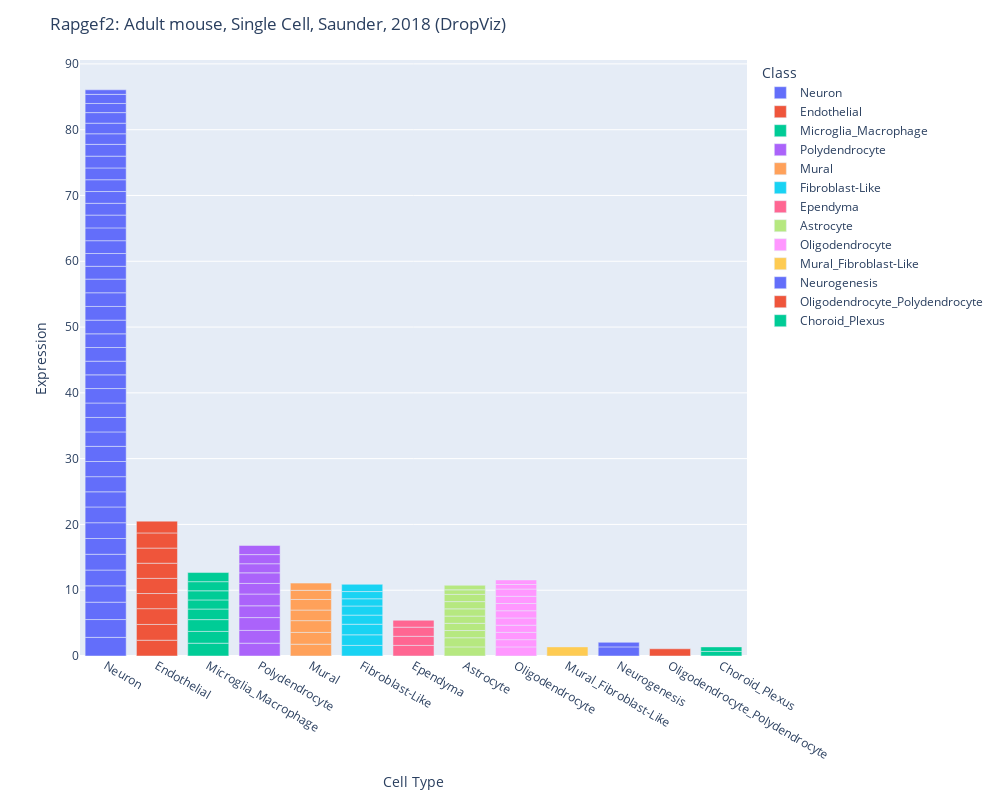
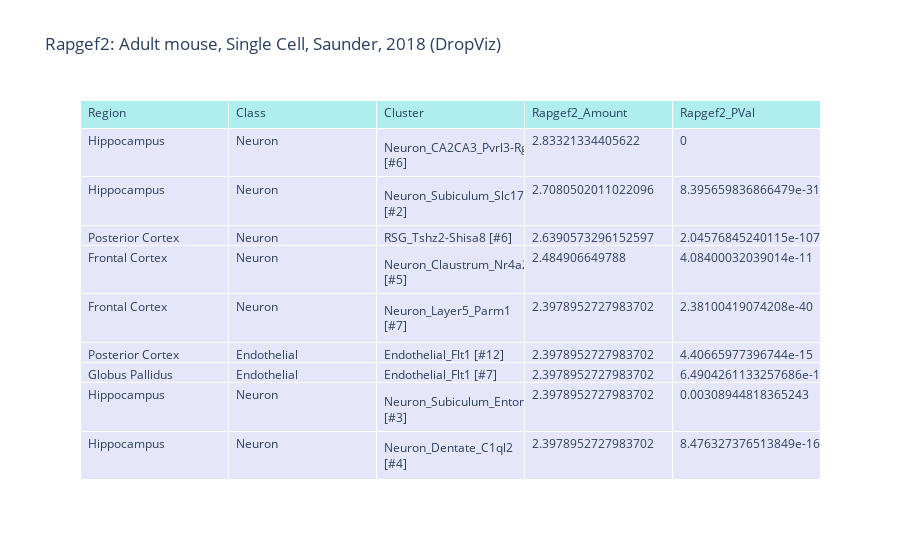

The cell these charts' notebook holds for them, in order:
### Code cell
import plotly.graph_objects as go
fig = px.bar(data, x="Class", y="Rapgef2_Amount", color = "Class", 
                    #facet_row = "Region",
                     width=1000, height=800,
                    hover_name = "Cluster",
                    hover_data = ["Class", "Cluster", "Rapgef2_Amount", "Rapgef2_PVal"]
                    )
for a in fig.layout.annotations:
    a.text = a.text.split("=")[1]
fig.update_yaxes(title_text='')
fig.update_layout(
    title="Rapgef2: Adult mouse, Single Cell, Saunder, 2018 (DropViz)",
    xaxis_title="Cell Type",
    yaxis_title="Expression")
fig.show()

            ## print table
fig2 = go.Figure(data=[go.Table(
header=dict(values=list(data.columns),
                    fill_color='paleturquoise',
                    align='left'),
cells=dict(values=[data.Region,data.Class, data.Cluster, data.Rapgef2_Amount,
                              data.Rapgef2_PVal],
                    fill_color='lavender',
                    align='left'))
                ])
fig2.update_layout(
    title="Rapgef2: Adult mouse, Single Cell, Saunder, 2018 (DropViz)")

fig2.show()

### Figure 1 — Plotly figure (JSON) as saved in the notebook; plotly's stock layout.template omitted (floating-point values rounded to 4 significant figures; data arrays with more than 128 entries replaced by an {"elided": "..."} marker saying what was removed)
{"data": [{"alignmentgroup": "True", "customdata": {"elided": "42x4 mixed values"}, "hovertemplate": "<b>%{hovertext}</b><br><br>Class=%{customdata[0]}<br>Rapgef2_Amount=%{customdata[2]}<br>Cluster=%{customdata[1]}<br>Rapgef2_PVal=%{customdata[3]}<extra></extra>", "hovertext": ["Neuron_CA2CA3_Pvrl3-Rgs15-Calb2 [#6]", "Neuron_Subiculum_Slc17a6 [#2]", "RSG_Tshz2-Shisa8 [#6]", "Neuron_Claustrum_Nr4a2 [#5]", "Neuron_Layer5_Parm1 [#7]", "Neuron_Subiculum_Entorhinal_Nxph3 [#3]", "Neuron_Dentate_C1ql2 [#4]", "Neuron_CA1_Subiculum_Postsubiculum_Entorhinal_Fibcd1-Dcn-Cbln1-Ptgfr-Fezf2 [#5]", "Neuron_dSPN_Drd1 [#10]", "Neuron_Layer23_Nptxr [#6]", "Neuron_Ppp1r1b [#3]", "Neuron_iSPN_Adora2a [#11]", "Neuron_SPN_BNST_Amygdala_Otof [#13]", "Neuron_Layer6Subplate_Syt6 [#3]", "Neuron_Layer6Subplate_Syt6 [#1]", "Neuron_Layer23_5_6_Subiculum_Calb1-Rorb-Fermt1-Tshz2-Oprk1-Crym-Sema3e [#2]", "Neuron_Layer5_Bcl6 [#3]", "Interneuron_CGE_Cplx3-Synpr [#1]", "Interneuron_MGE_Sst-Pvalb [#2]", "Neuron_Layer5b_Fezf2 [#4]", "Interneuron_CGE_Cplx3-Synpr [#4]", "Interneuron_MGE_Sst-Pvalb [#5]", "Layer5b_Fezf2 [#7]", "Interneuron_Gad2 [#1]", "Neuron_Gad2-Ahi1 [#3]", "Interneurons_and_Other_Nnat [#4]", "Interneuron_Pvalb_Th_Pnoc [#14]", "Interneuron_Sst [#15]", "Neuron_CA3_C1ql3 [#1]", "Neuron_Rora [#2]", "Neuron_Syt1 [#4]", "Neuron_Gabra1 [#2]", "Neuron_CajalRetzius_Lhx1 [#14]", "Neuron_Gad2 [#3]", "Neuron_Habenula_Tac2 [#1]", "Neuron_Rora [#2]", "GranularNeuron_Gabra6 [#1]", "Interneurons_Pvalb [#3]", "Interneuron_Chat [#12]", "Neuron_Chat [#1]", "Neuron_Th [#4]", "PurkinjeNeuron_Pcp2 [#2]"], "legendgroup": "Neuron", "marker": {"color": "#636efa"}, "name": "Neuron", "offsetgroup": "Neuron", "orientation": "v", "showlegend": true, "textposition": "auto", "type": "bar", "x": ["Neuron", "Neuron", "Neuron", "Neuron", "Neuron", "Neuron", "Neuron", "Neuron", "Neuron", "Neuron", "Neuron", "Neuron", "Neuron", "Neuron", "Neuron", "Neuron", "Neuron", "Neuron", "Neuron", "Neuron", "Neuron", "Neuron", "Neuron", "Neuron", "Neuron", "Neuron", "Neuron", "Neuron", "Neuron", "Neuron", "Neuron", "Neuron", "Neuron", "Neuron", "Neuron", "Neuron", "Neuron", "Neuron", "Neuron", "Neuron", "Neuron", "Neuron"], "xaxis": "x", "y": [2.833, 2.708, 2.639, 2.485, 2.398, 2.398, 2.398, 2.398, 2.398, 2.303, 2.303, 2.303, 2.303, 2.197, 2.197, 2.197, 2.197, 2.079, 2.079, 2.079, 2.079, 2.079, 2.079, 2.079, 2.079, 1.946, 1.946, 1.946, 1.946, 1.946, 1.792, 1.792, 1.792, 1.792, 1.792, 1.792, 1.609, 1.609, 1.609, 1.386, 1.386, 0.6931], "yaxis": "y"}, {"alignmentgroup": "True", "customdata": [["Endothelial", "Endothelial_Flt1 [#12]", 2.398, 4.407e-15], ["Endothelial", "Endothelial_Flt1 [#7]", 2.398, 6.49e-114], ["Endothelial", "Endothelial_Flt1 [#4]", 2.398, 6.691e-171], ["Endothelial", "Endothelial_Flt1 [#12]", 2.303, 1.312e-05], ["Endothelial", "Endothelial_Flt1 [#2]", 2.303, 1.062e-52], ["Endothelial", "Endothelial_Flt1 [#15]", 2.303, 0.006363], ["Endothelial", "Endothelial_Flt1 [#7]", 2.303, 0.6285], ["Endothelial", "Endothelial_Flt1 [#12]", 2.303, 1.673e-110], ["Endothelial", "Endothelial_Flt1 [#10]", 1.792, 0.01447]], "hovertemplate": "<b>%{hovertext}</b><br><br>Class=%{customdata[0]}<br>Rapgef2_Amount=%{customdata[2]}<br>Cluster=%{customdata[1]}<br>Rapgef2_PVal=%{customdata[3]}<extra></extra>", "hovertext": ["Endothelial_Flt1 [#12]", "Endothelial_Flt1 [#7]", "Endothelial_Flt1 [#4]", "Endothelial_Flt1 [#12]", "Endothelial_Flt1 [#2]", "Endothelial_Flt1 [#15]", "Endothelial_Flt1 [#7]", "Endothelial_Flt1 [#12]", "Endothelial_Flt1 [#10]"], "legendgroup": "Endothelial", "marker": {"color": "#EF553B"}, "name": "Endothelial", "offsetgroup": "Endothelial", "orientation": "v", "showlegend": true, "textposition": "auto", "type": "bar", "x": ["Endothelial", "Endothelial", "Endothelial", "Endothelial", "Endothelial", "Endothelial", "Endothelial", "Endothelial", "Endothelial"], "xaxis": "x", "y": [2.398, 2.398, 2.398, 2.303, 2.303, 2.303, 2.303, 2.303, 1.792], "yaxis": "y"}, {"alignmentgroup": "True", "customdata": [["Microglia_Macrophage", "Microglia_Macrophage_C1qb [#11]", 1.946, 0.000828], ["Microglia_Macrophage", "Microglia_Macrophage_Tmem119-Mrc1 [#11]", 1.792, 0.0007552], ["Microglia_Macrophage", "Microglia_Macrophage_C1qb [#9]", 1.792, 0.7244], ["Microglia_Macrophage", "Microglia_Macrophage_C1qb [#11]", 1.609, 0.3505], ["Microglia_Macrophage", "Microglia_Macrophage_C1qb [#5]", 1.386, 1], ["Microglia_Macrophage", "Microglia_Macrophage_C1qb [#10]", 1.386, 1.203e-13], ["Microglia_Macrophage", "Microglia_Macrophage_C1qb [#6]", 1.386, 2.765e-08], ["Microglia_Macrophage", "Microglia_Macrophage_C1qb [#7]", 1.386, 0.2164]], "hovertemplate": "<b>%{hovertext}</b><br><br>Class=%{customdata[0]}<br>Rapgef2_Amount=%{customdata[2]}<br>Cluster=%{customdata[1]}<br>Rapgef2_PVal=%{customdata[3]}<extra></extra>", "hovertext": ["Microglia_Macrophage_C1qb [#11]", "Microglia_Macrophage_Tmem119-Mrc1 [#11]", "Microglia_Macrophage_C1qb [#9]", "Microglia_Macrophage_C1qb [#11]", "Microglia_Macrophage_C1qb [#5]", "Microglia_Macrophage_C1qb [#10]", "Microglia_Macrophage_C1qb [#6]", "Microglia_Macrophage_C1qb [#7]"], "legendgroup": "Microglia_Macrophage", "marker": {"color": "#00cc96"}, "name": "Microglia_Macrophage", "offsetgroup": "Microglia_Macrophage", "orientation": "v", "showlegend": true, "textposition": "auto", "type": "bar", "x": ["Microglia_Macrophage", "Microglia_Macrophage", "Microglia_Macrophage", "Microglia_Macrophage", "Microglia_Macrophage", "Microglia_Macrophage", "Microglia_Macrophage", "Microglia_Macrophage"], "xaxis": "x", "y": [1.946, 1.792, 1.792, 1.609, 1.386, 1.386, 1.386, 1.386], "yaxis": "y"}, {"alignmentgroup": "True", "customdata": [["Polydendrocyte", "Polydendrocyte_Tnr [#10]", 1.946, 0.0001528], ["Polydendrocyte", "Polydendrocyte_Cacng4 [#6]", 1.946, 0.006998], ["Polydendrocyte", "Polydendrocyte_Tnr [#9]", 1.946, 1.2e-16], ["Polydendrocyte", "Polydendrocyte_Tnr [#10]", 1.792, 6.361e-20], ["Polydendrocyte", "Polydendrocyte_Cacng4 [#6]", 1.792, 0.2519], ["Polydendrocyte", "Polydendrocyte_Tnr [#4]", 1.609, 0.007719], ["Polydendrocyte", "Polydendrocyte_Tnr [#12]", 1.609, 0.003275], ["Polydendrocyte", "Polydendrocyte_Tnr [#5]", 1.386, 0.9295], ["Polydendrocyte", "Polydendrocytes_Tnr [#5]", 1.386, 1.337e-11], ["Polydendrocyte", "Polydendrocyte_Tnr [#5]", 1.386, 0.06072]], "hovertemplate": "<b>%{hovertext}</b><br><br>Class=%{customdata[0]}<br>Rapgef2_Amount=%{customdata[2]}<br>Cluster=%{customdata[1]}<br>Rapgef2_PVal=%{customdata[3]}<extra></extra>", "hovertext": ["Polydendrocyte_Tnr [#10]", "Polydendrocyte_Cacng4 [#6]", "Polydendrocyte_Tnr [#9]", "Polydendrocyte_Tnr [#10]", "Polydendrocyte_Cacng4 [#6]", "Polydendrocyte_Tnr [#4]", "Polydendrocyte_Tnr [#12]", "Polydendrocyte_Tnr [#5]", "Polydendrocytes_Tnr [#5]", "Polydendrocyte_Tnr [#5]"], "legendgroup": "Polydendrocyte", "marker": {"color": "#ab63fa"}, "name": "Polydendrocyte", "offsetgroup": "Polydendrocyte", "orientation": "v", "showlegend": true, "textposition": "auto", "type": "bar", "x": ["Polydendrocyte", "Polydendrocyte", "Polydendrocyte", "Polydendrocyte", "Polydendrocyte", "Polydendrocyte", "Polydendrocyte", "Polydendrocyte", "Polydendrocyte", "Polydendrocyte"], "xaxis": "x", "y": [1.946, 1.946, 1.946, 1.792, 1.792, 1.609, 1.609, 1.386, 1.386, 1.386], "yaxis": "y"}, {"alignmentgroup": "True", "customdata": [["Mural", "Mural_Rgs5Acta2 [#13]", 1.792, 8.119e-05], ["Mural", "Mural_Rgs5Acta2 [#8]", 1.792, 0.189], ["Mural", "Mural_Rgs5Acta2 [#16]", 1.792, 2.352e-14], ["Mural", "Mural_Rgs5Acta2 [#13]", 1.609, 1.502e-12], ["Mural", "Mural_Rgs5Acta2 [#8]", 1.609, 1.533e-05], ["Mural", "Mural_Rgs5Acta2 [#13]", 1.386, 0.02682], ["Mural", "Mural_Rgs5Acta2 [#5]", 1.099, 5.352e-09]], "hovertemplate": "<b>%{hovertext}</b><br><br>Class=%{customdata[0]}<br>Rapgef2_Amount=%{customdata[2]}<br>Cluster=%{customdata[1]}<br>Rapgef2_PVal=%{customdata[3]}<extra></extra>", "hovertext": ["Mural_Rgs5Acta2 [#13]", "Mural_Rgs5Acta2 [#8]", "Mural_Rgs5Acta2 [#16]", "Mural_Rgs5Acta2 [#13]", "Mural_Rgs5Acta2 [#8]", "Mural_Rgs5Acta2 [#13]", "Mural_Rgs5Acta2 [#5]"], "legendgroup": "Mural", "marker": {"color": "#FFA15A"}, "name": "Mural", "offsetgroup": "Mural", "orientation": "v", "showlegend": true, "textposition": "auto", "type": "bar", "x": ["Mural", "Mural", "Mural", "Mural", "Mural", "Mural", "Mural"], "xaxis": "x", "y": [1.792, 1.792, 1.792, 1.609, 1.609, 1.386, 1.099], "yaxis": "y"}, {"alignmentgroup": "True", "customdata": [["Fibroblast-Like", "Fibroblast-Like_Dcn [#11]", 1.609, 0.2706], ["Fibroblast-Like", "Fibroblast-Like_Dcn [#14]", 1.609, 1.046e-06], ["Fibroblast-Like", "Fibroblast-Like_Dcn [#17]", 1.609, 1.439e-10], ["Fibroblast-Like", "Fibroblast-Like_Dcn [#14]", 1.386, 2.586e-10], ["Fibroblast-Like", "Fibroblast-Like_Dcn [#14]", 1.386, 0.5046], ["Fibroblast-Like", "Fibroblast-Like_Dcn [#9]", 1.099, 0.0005295], ["Fibroblast-Like", "Fibroblast-Like_Dcn [#9]", 1.099, 0.0002861], ["Fibroblast-Like", "Fibroblast-Like_Dcn [#6]", 1.099, 0.003475]], "hovertemplate": "<b>%{hovertext}</b><br><br>Class=%{customdata[0]}<br>Rapgef2_Amount=%{customdata[2]}<br>Cluster=%{customdata[1]}<br>Rapgef2_PVal=%{customdata[3]}<extra></extra>", "hovertext": ["Fibroblast-Like_Dcn [#11]", "Fibroblast-Like_Dcn [#14]", "Fibroblast-Like_Dcn [#17]", "Fibroblast-Like_Dcn [#14]", "Fibroblast-Like_Dcn [#14]", "Fibroblast-Like_Dcn [#9]", "Fibroblast-Like_Dcn [#9]", "Fibroblast-Like_Dcn [#6]"], "legendgroup": "Fibroblast-Like", "marker": {"color": "#19d3f3"}, "name": "Fibroblast-Like", "offsetgroup": "Fibroblast-Like", "orientation": "v", "showlegend": true, "textposition": "auto", "type": "bar", "x": ["Fibroblast-Like", "Fibroblast-Like", "Fibroblast-Like", "Fibroblast-Like", "Fibroblast-Like", "Fibroblast-Like", "Fibroblast-Like", "Fibroblast-Like"], "xaxis": "x", "y": [1.609, 1.609, 1.609, 1.386, 1.386, 1.099, 1.099, 1.099], "yaxis": "y"}, {"alignmentgroup": "True", "customdata": [["Ependyma", "Ependyma [#11]", 1.609, 1.547e-20], ["Ependyma", "Ependyma [#6]", 1.386, 0.8509], ["Ependyma", "Ependyma [#10]", 1.386, 0.0001234], ["Ependyma", "Ependyma [#1]", 1.099, 2.563e-11], ["Ependyma", "Ependyma [#8]", 0, 0.2821]], "hovertemplate": "<b>%{hovertext}</b><br><br>Class=%{customdata[0]}<br>Rapgef2_Amount=%{customdata[2]}<br>Cluster=%{customdata[1]}<br>Rapgef2_PVal=%{customdata[3]}<extra></extra>", "hovertext": ["Ependyma [#11]", "Ependyma [#6]", "Ependyma [#10]", "Ependyma [#1]", "Ependyma [#8]"], "legendgroup": "Ependyma", "marker": {"color": "#FF6692"}, "name": "Ependyma", "offsetgroup": "Ependyma", "orientation": "v", "showlegend": true, "textposition": "auto", "type": "bar", "x": ["Ependyma", "Ependyma", "Ependyma", "Ependyma", "Ependyma"], "xaxis": "x", "y": [1.609, 1.386, 1.386, 1.099, 0], "yaxis": "y"}, {"alignmentgroup": "True", "customdata": [["Astrocyte", "Astrocyte_Gja1 [#8]", 1.386, 0.2075], ["Astrocyte", "Astrocyte_Gja1 [#7]", 1.386, 0.8238], ["Astrocyte", "Astrocyte_Gja1 [#8]", 1.099, 8.3e-108], ["Astrocyte", "Astrocyte_Gja1 [#8]", 1.099, 1.802e-95], ["Astrocyte", "Astrocyte_Gja1 [#5]", 1.099, 2.902e-62], ["Astrocyte", "Astrocyte_Gja1 [#7]", 1.099, 0], ["Astrocyte", "Astrocyte_Gja1 [#7]", 1.099, 7.057e-05], ["Astrocyte", "Astrocyte_Gja1 [#11]", 1.099, 2.862e-06], ["Astrocyte", "BergmannGlia_Gpr37l1 [#7]", 0.6931, 4.728e-17], ["Astrocyte", "Astrocyte_Gja1 [#4]", 0.6931, 2.83e-77]], "hovertemplate": "<b>%{hovertext}</b><br><br>Class=%{customdata[0]}<br>Rapgef2_Amount=%{customdata[2]}<br>Cluster=%{customdata[1]}<br>Rapgef2_PVal=%{customdata[3]}<extra></extra>", "hovertext": ["Astrocyte_Gja1 [#8]", "Astrocyte_Gja1 [#7]", "Astrocyte_Gja1 [#8]", "Astrocyte_Gja1 [#8]", "Astrocyte_Gja1 [#5]", "Astrocyte_Gja1 [#7]", "Astrocyte_Gja1 [#7]", "Astrocyte_Gja1 [#11]", "BergmannGlia_Gpr37l1 [#7]", "Astrocyte_Gja1 [#4]"], "legendgroup": "Astrocyte", "marker": {"color": "#B6E880"}, "name": "Astrocyte", "offsetgroup": "Astrocyte", "orientation": "v", "showlegend": true, "textposition": "auto", "type": "bar", "x": ["Astrocyte", "Astrocyte", "Astrocyte", "Astrocyte", "Astrocyte", "Astrocyte", "Astrocyte", "Astrocyte", "Astrocyte", "Astrocyte"], "xaxis": "x", "y": [1.386, 1.386, 1.099, 1.099, 1.099, 1.099, 1.099, 1.099, 0.6931, 0.6931], "yaxis": "y"}, {"alignmentgroup": "True", "customdata": [["Oligodendrocyte", "Oligodendrocyte_Tfr [#9]", 1.386, 3.355e-48], ["Oligodendrocyte", "Oligodendrocyte_Tfr [#9]", 1.099, 2.934e-138], ["Oligodendrocyte", "Oligodendrocyte_Tfr [#1]", 1.099, 1.017e-76], ["Oligodendrocyte", "Oligodendrocyte_Mbp [#8]", 1.099, 0.2515], ["Oligodendrocyte", "Oligodendrocyte_Tfr [#10]", 1.099, 3.188e-252], ["Oligodendrocyte", "Oligodendrocyte_Tfr [#8]", 1.099, 5.345e-115], ["Oligodendrocyte", "Oligodendrocytes_Tfr [#3]", 1.099, 1.259e-67], ["Oligodendrocyte", "Oligodendrocyte_Tfr [#10]", 1.099, 1.868e-168], ["Oligodendrocyte", "Oligodendrocyte_Tfr [#8]", 1.099, 1.402e-314], ["Oligodendrocyte", "Oligodendrocyte_Mbp [#11]", 0.6931, 0.004119], ["Oligodendrocyte", "Oligodendrocyte_Mbp [#9]", 0.6931, 0.0001114]], "hovertemplate": "<b>%{hovertext}</b><br><br>Class=%{customdata[0]}<br>Rapgef2_Amount=%{customdata[2]}<br>Cluster=%{customdata[1]}<br>Rapgef2_PVal=%{customdata[3]}<extra></extra>", "hovertext": ["Oligodendrocyte_Tfr [#9]", "Oligodendrocyte_Tfr [#9]", "Oligodendrocyte_Tfr [#1]", "Oligodendrocyte_Mbp [#8]", "Oligodendrocyte_Tfr [#10]", "Oligodendrocyte_Tfr [#8]", "Oligodendrocytes_Tfr [#3]", "Oligodendrocyte_Tfr [#10]", "Oligodendrocyte_Tfr [#8]", "Oligodendrocyte_Mbp [#11]", "Oligodendrocyte_Mbp [#9]"], "legendgroup": "Oligodendrocyte", "marker": {"color": "#FF97FF"}, "name": "Oligodendrocyte", "offsetgroup": "Oligodendrocyte", "orientation": "v", "showlegend": true, "textposition": "auto", "type": "bar", "x": ["Oligodendrocyte", "Oligodendrocyte", "Oligodendrocyte", "Oligodendrocyte", "Oligodendrocyte", "Oligodendrocyte", "Oligodendrocyte", "Oligodendrocyte", "Oligodendrocyte", "Oligodendrocyte", "Oligodendrocyte"], "xaxis": "x", "y": [1.386, 1.099, 1.099, 1.099, 1.099, 1.099, 1.099, 1.099, 1.099, 0.6931, 0.6931], "yaxis": "y"}, {"alignmentgroup": "True", "customdata": [["Mural_Fibroblast-Like", "Mural_Fibroblast-Like_Rgs5Acta2-Dcn [#3]", 1.386, 0.6393]], "hovertemplate": "<b>%{hovertext}</b><br><br>Class=%{customdata[0]}<br>Rapgef2_Amount=%{customdata[2]}<br>Cluster=%{customdata[1]}<br>Rapgef2_PVal=%{customdata[3]}<extra></extra>", "hovertext": ["Mural_Fibroblast-Like_Rgs5Acta2-Dcn [#3]"], "legendgroup": "Mural_Fibroblast-Like", "marker": {"color": "#FECB52"}, "name": "Mural_Fibroblast-Like", "offsetgroup": "Mural_Fibroblast-Like", "orientation": "v", "showlegend": true, "textposition": "auto", "type": "bar", "x": ["Mural_Fibroblast-Like"], "xaxis": "x", "y": [1.386], "yaxis": "y"}, {"alignmentgroup": "True", "customdata": [["Neurogenesis", "Neurogenesis_Sox4 [#13]", 1.386, 7.417e-18], ["Neurogenesis", "Neurogenesis_Sox4 [#2]", 0.6931, 8.913e-29]], "hovertemplate": "<b>%{hovertext}</b><br><br>Class=%{customdata[0]}<br>Rapgef2_Amount=%{customdata[2]}<br>Cluster=%{customdata[1]}<br>Rapgef2_PVal=%{customdata[3]}<extra></extra>", "hovertext": ["Neurogenesis_Sox4 [#13]", "Neurogenesis_Sox4 [#2]"], "legendgroup": "Neurogenesis", "marker": {"color": "#636efa"}, "name": "Neurogenesis", "offsetgroup": "Neurogenesis", "orientation": "v", "showlegend": true, "textposition": "auto", "type": "bar", "x": ["Neurogenesis", "Neurogenesis"], "xaxis": "x", "y": [1.386, 0.6931], "yaxis": "y"}, {"alignmentgroup": "True", "customdata": [["Oligodendrocyte_Polydendrocyte", "Oligodendrocyte_Polydendrocyte_Tfr_Tnr [#6]", 1.099, 0.0003632]], "hovertemplate": "<b>%{hovertext}</b><br><br>Class=%{customdata[0]}<br>Rapgef2_Amount=%{customdata[2]}<br>Cluster=%{customdata[1]}<br>Rapgef2_PVal=%{customdata[3]}<extra></extra>", "hovertext": ["Oligodendrocyte_Polydendrocyte_Tfr_Tnr [#6]"], "legendgroup": "Oligodendrocyte_Polydendrocyte", "marker": {"color": "#EF553B"}, "name": "Oligodendrocyte_Polydendrocyte", "offsetgroup": "Oligodendrocyte_Polydendrocyte", "orientation": "v", "showlegend": true, "textposition": "auto", "type": "bar", "x": ["Oligodendrocyte_Polydendrocyte"], "xaxis": "x", "y": [1.099], "yaxis": "y"}, {"alignmentgroup": "True", "customdata": [["Choroid_Plexus", "Choroid_Plexus_Ttr [#9]", 0.6931, 0.04265], ["Choroid_Plexus", "Choroid_Plexus_Ttr [#12]", 0.6931, 3.849e-08]], "hovertemplate": "<b>%{hovertext}</b><br><br>Class=%{customdata[0]}<br>Rapgef2_Amount=%{customdata[2]}<br>Cluster=%{customdata[1]}<br>Rapgef2_PVal=%{customdata[3]}<extra></extra>", "hovertext": ["Choroid_Plexus_Ttr [#9]", "Choroid_Plexus_Ttr [#12]"], "legendgroup": "Choroid_Plexus", "marker": {"color": "#00cc96"}, "name": "Choroid_Plexus", "offsetgroup": "Choroid_Plexus", "orientation": "v", "showlegend": true, "textposition": "auto", "type": "bar", "x": ["Choroid_Plexus", "Choroid_Plexus"], "xaxis": "x", "y": [0.6931, 0.6931], "yaxis": "y"}], "layout": {"barmode": "relative", "height": 800, "legend": {"title": {"text": "Class"}, "tracegroupgap": 0}, "margin": {"t": 60}, "title": {"text": "Rapgef2: Adult mouse, Single Cell, Saunder, 2018 (DropViz)"}, "width": 1000, "xaxis": {"anchor": "y", "categoryarray": ["Neuron", "Endothelial", "Microglia_Macrophage", "Polydendrocyte", "Mural", "Fibroblast-Like", "Ependyma", "Astrocyte", "Oligodendrocyte", "Mural_Fibroblast-Like", "Neurogenesis", "Oligodendrocyte_Polydendrocyte", "Choroid_Plexus"], "categoryorder": "array", "domain": [0, 1], "title": {"text": "Cell Type"}}, "yaxis": {"anchor": "x", "domain": [0, 1], "title": {"text": "Expression"}}}}

### Figure 2 — Plotly figure (JSON) as saved in the notebook; plotly's stock layout.template omitted (floating-point values rounded to 4 significant figures; data arrays with more than 128 entries replaced by an {"elided": "..."} marker saying what was removed)
{"data": [{"cells": {"align": "left", "fill": {"color": "lavender"}, "values": {"elided": "5x116 mixed values"}}, "header": {"align": "left", "fill": {"color": "paleturquoise"}, "values": ["Region", "Class", "Cluster", "Rapgef2_Amount", "Rapgef2_PVal"]}, "type": "table"}], "layout": {"title": {"text": "Rapgef2: Adult mouse, Single Cell, Saunder, 2018 (DropViz)"}}}
